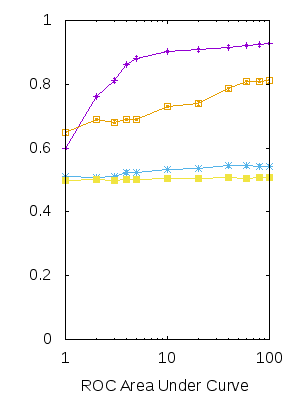

This figure's gnuplot source:
set terminal png size 300,400
set output "ropca.png"

set logscale x
unset key
set yrange [0:1]
set xlabel "ROC Area Under Curve"

plot "dtropca.dat" w linespoints linetype 1 title "Decision Tree", "dtropca.dat" using 1:2:3 w errorbars linetype 1 title "", \
     "rfropca.dat" w linespoints linetype 2 title "Random Forest", "rfropca.dat" using 1:2:3 w errorbars linetype 2 title "", \
     "nbropca.dat" w linespoints linetype 3 title "Naive Bayes", "nbropca.dat" using 1:2:3 w errorbars linetype 3 title "", \
     "knnropca.dat" w linespoints linetype 4 title "KNN", "knnropca.dat" using 1:2:3 w errorbars linetype 4 title "", \
     "svcropca.dat" w linespoints linetype 5 title "SVM", "svcropca.dat" using 1:2:3 w errorbars linetype 5 title ""
